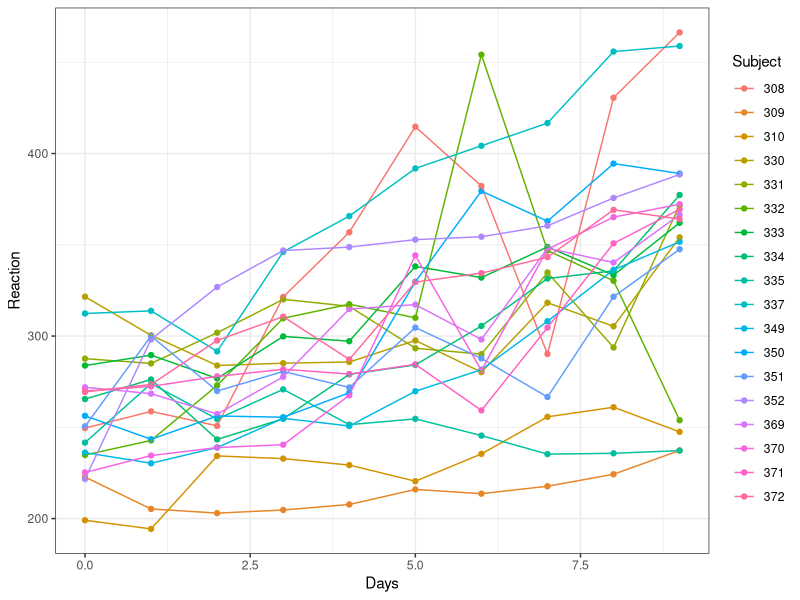
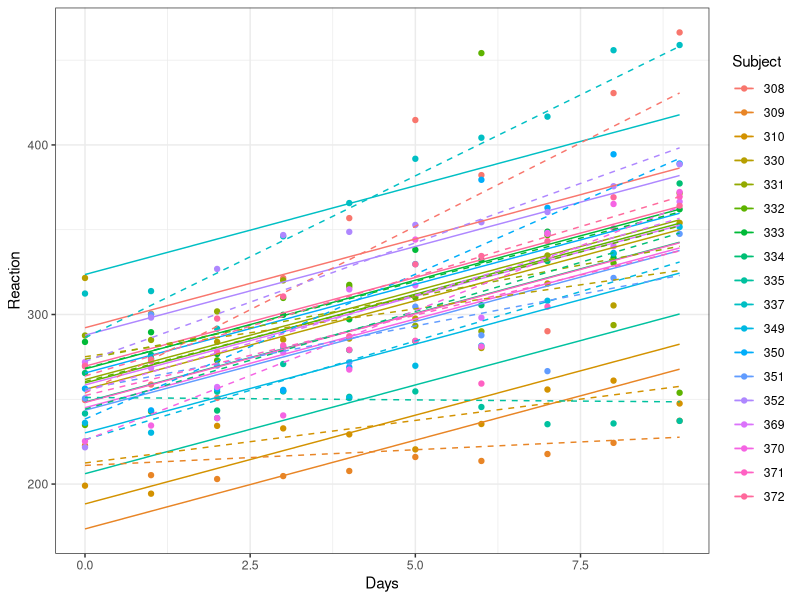
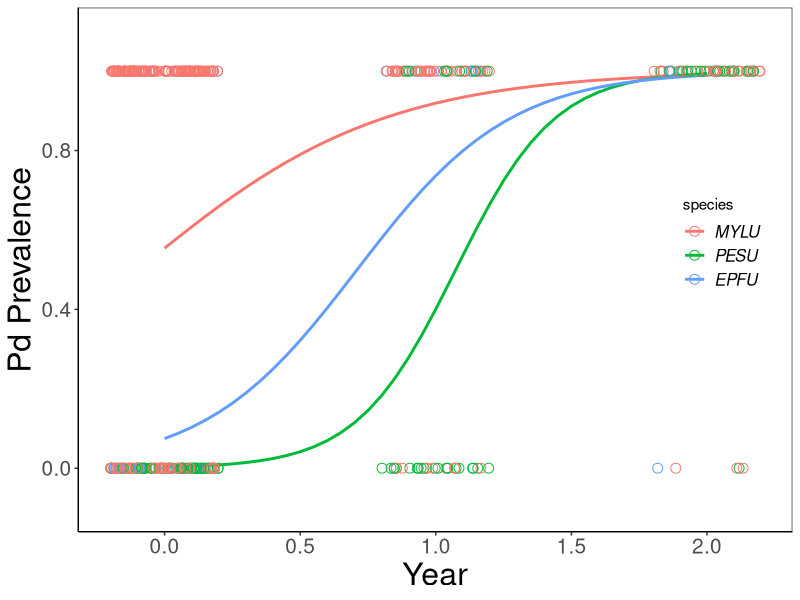
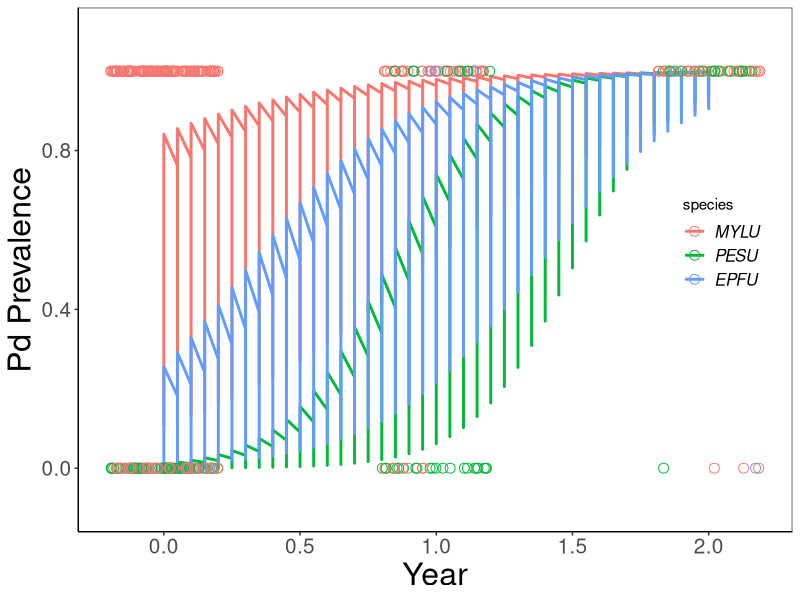

Write R code to recreate these figures, in order.
#ex12_mixed_models
##load important packages##
library(ggplot2)
library(MASS)
library(reshape2)
library(tidyverse)

#probably a new package
#install.packages("lme4")
library(lme4)
head(sleepstudy)

#lets take a look at the data
library(ggplot2); theme_set(theme_bw())
q0 <- (ggplot(sleepstudy, aes(Days, Reaction, colour = Subject))
       + geom_point())  ## points only, use later
print(q0+geom_line())

#run models
lm2 <- lmer(Reaction~Days + (1|Subject),data=sleepstudy) ## rand intercept
lm3 <- lmer(Reaction~Days + (Days|Subject),data=sleepstudy) ## rand slopes and intercepts

#lets look at the first model
summary(lm2)

#we don't get a p-value, only a t value
#this is because understanding the df with random effects is hard
#my recommendation: estimate the random effects conservative (e.g. the largest number of df they could potentially take up)
#here, we have 18 subjects, plus the fixed effect Days (which is continous)
#therefore, our df = Numbers of obs (180) - (all the levels of fixed effects) - (all the levels of random effects)
#180 - 18 - 1
180 - 18 - 1
#161
t.value = 13.02
p.value = 2*pt(t.value, df = 161, lower=FALSE)
p.value
#a good rule of thumb is that if you have a lot of data, you want a t-value > 2

#what are diffs between the models above?
pp <- expand.grid(Days=0:9,Subject=levels(sleepstudy$Subject))
pp2 <- cbind(pp,Reaction=predict(lm2,newdata=pp))
pp3 <- cbind(pp,Reaction=predict(lm3,newdata=pp))


print(q0
      + geom_line(data=pp2)
      + geom_line(data=pp3,lty=2))
#the dashed lines are nested and the solid line are not!


##NOW FOR A GLM##
bat = read.csv("bat_data.csv")
head(bat)

#make a year column
bat$date = as.Date(bat$date, "%m/%d/%y")
bat$year = format(bat$date, "%y")
bat$year = as.numeric(bat$year)
bat$year = bat$year - min(bat$year)

#drop a species that dies too early
bat = subset(bat, species!="MYSE")
#and substrate
bat = subset(bat, species!="SUBSTRATE")


#glms - binomial
gm1 = glmer(gd~species + (1|site),data=bat, family = "binomial")
summary(gm1)
#the GLM version of this will give us p-values
library(car)
Anova(gm1)

gm2 = glmer(gd~species*year + (1|site),data=bat, family = "binomial")
summary(gm2)

anova(gm1,gm2)

#let's predict g2
newdat = expand.grid(species = unique(bat$species),
                     year=seq(min(bat$year),max(bat$year),by = .05),
                     site = unique(bat$site)
                     )
newdat$yhat = predict(gm2,newdata= newdat,re.form=NA,type="response")
#note - I use response to transform from logit space to response variable space
#I used re.form to drop random effects because I don't care about the site effects

#let's plot the prediction
r=ggplot(data=newdat, aes(x=year,y=yhat,col=species))+ 
  geom_line(size=1)+
  geom_point(data = bat, aes(x = jitter(year), y = gd),size=3, shape = 1)+
  ylab("Pd Prevalence")+
  xlab("Year")+
  coord_cartesian(ylim=c(-0.1,1.1))+
  theme_bw() + 
  theme(axis.title=element_text(size=23),axis.text=element_text(size=15),panel.grid = element_blank(), axis.line=element_line(),legend.position=c(.9,.55),legend.text = element_text(size=12,face="italic"))
print(r)

#what if I hadn't dropped the site effects?

newdat$yhat = predict(gm2,newdata= newdat,type="response")
r=ggplot(data=newdat, aes(x=year,y=yhat,col=species))+ 
  geom_line(size=1)+
  geom_point(data = bat, aes(x = jitter(year), y = gd),size=3, shape = 1)+
  ylab("Pd Prevalence")+
  xlab("Year")+
  coord_cartesian(ylim=c(-0.1,1.1))+
  theme_bw() + 
  theme(axis.title=element_text(size=23),axis.text=element_text(size=15),panel.grid = element_blank(), axis.line=element_line(),legend.position=c(.9,.55),legend.text = element_text(size=12,face="italic"))
print(r)

#yikes